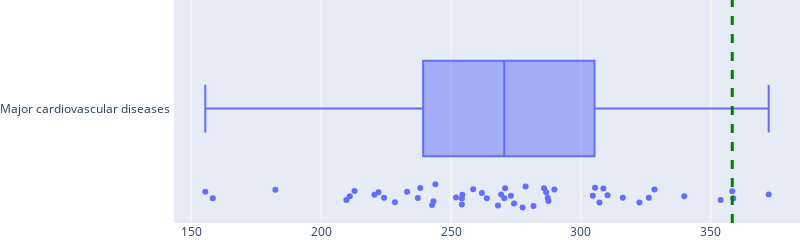

Notebook source saved alongside this figure:
### Code cell
GraphGenerator.nation_single_cod(state="Alabama")

### Figure 1 — Plotly figure (JSON) as saved in the notebook; plotly's stock layout.template omitted (floating-point values rounded to 4 significant figures)
{"data": [{"boxpoints": "all", "hovertext": ["WV", "AR", "AL", "MS", "OK", "MI", "OH", "PA", "TN", "MO", "KY", "LA", "FL", "IA", "DE", "VT", "IN", "ME", "RI", "NV", "NY", "SC", "KS", "WI", "SD", "MT", "IL", "NJ", "MD", "CT", "NM", "NC", "ND", "NH", "HI", "NE", "GA", "OR", "VA", "WY", "AZ", "DC", "MA", "ID", "CA", "WA", "MN", "TX", "CO", "UT", "AK"], "jitter": 0.3, "name": "Major cardiovascular diseases ", "pointpos": -1.8, "type": "box", "x": [372.3, 358.6, 358.3, 353.8, 339.8, 328.3, 326.1, 322.5, 316.1, 310.3, 308.6, 307.1, 305.5, 304.6, 289.8, 287.5, 287.2, 286.6, 285.8, 281.7, 278.7, 277.6, 274.3, 273.1, 270.8, 270.5, 269.3, 268.1, 263.8, 261.9, 258.5, 254.4, 254.2, 254.2, 251.9, 244, 243.3, 242.7, 238.2, 237.2, 233.1, 228.4, 224.2, 222.1, 220.5, 212.9, 211.0, 209.7, 182.4, 158.3, 155.4]}], "layout": {"autosize": false, "height": 200, "margin": {"b": 0, "l": 0, "pad": 0, "r": 0, "t": 0}, "shapes": [{"line": {"color": "green", "dash": "dash", "width": 3}, "type": "line", "x0": 358.3, "x1": 358.3, "xref": "x", "y0": 0, "y1": 1, "yref": "y domain"}], "width": 800}}
